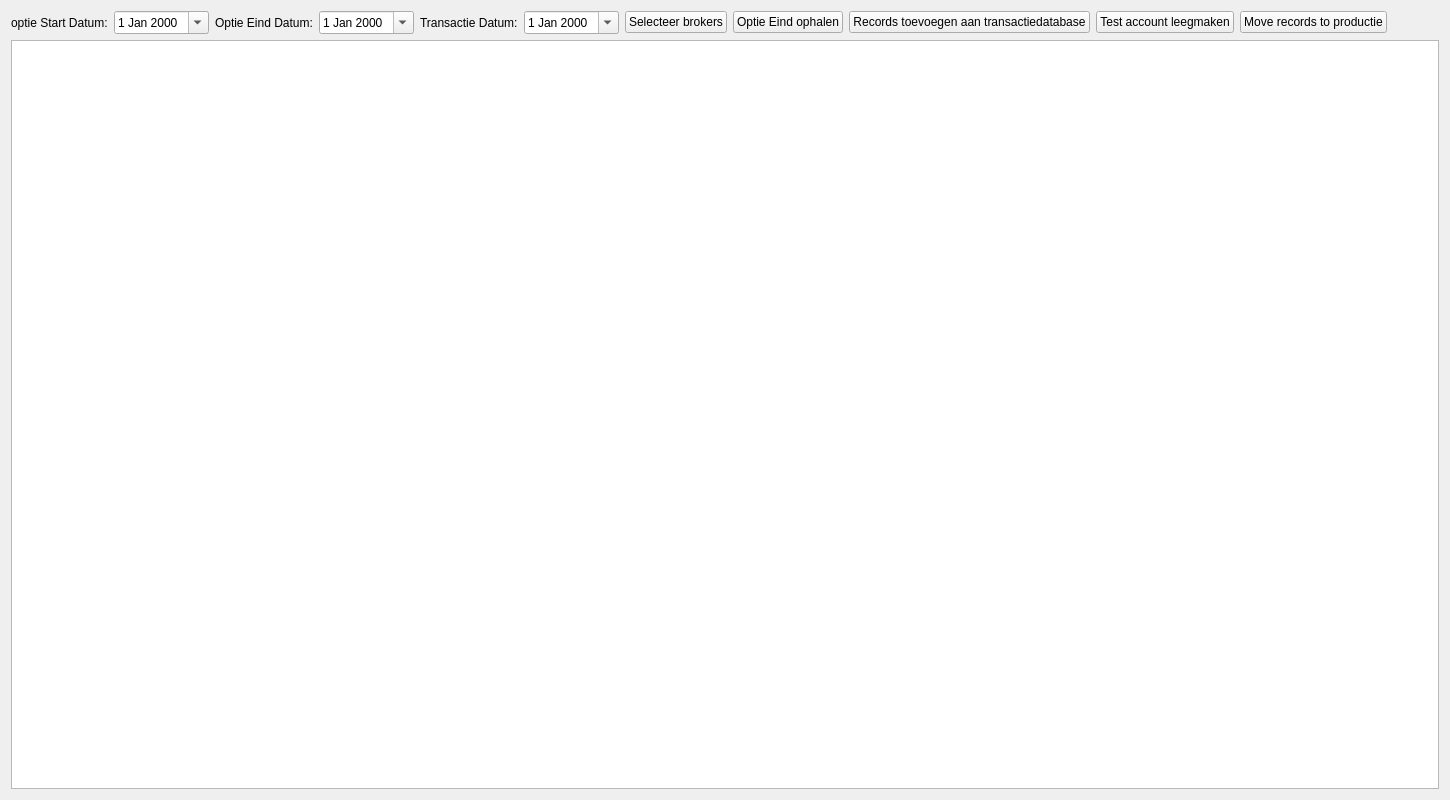
<?xml version="1.0" encoding="UTF-8"?>
<ui version="4.0">
 <class>OptieEindTab</class>
 <widget class="QWidget" name="OptieEindTab">
  <property name="geometry">
   <rect>
    <x>0</x>
    <y>0</y>
    <width>1450</width>
    <height>800</height>
   </rect>
  </property>
  <layout class="QVBoxLayout" name="verticalLayout_main">
   <item>
    <layout class="QHBoxLayout" name="layoutTop">
     <item>
      <widget class="QLabel" name="lblOptieStartDatum">
       <property name="text">
        <string>optie Start Datum:</string>
       </property>
      </widget>
     </item>
     <item>
      <widget class="QDateEdit" name="dateOptieStart">
       <property name="calendarPopup">
        <bool>true</bool>
       </property>
      </widget>
     </item>
     <item>
      <widget class="QLabel" name="lblOptieEindDatum">
       <property name="text">
        <string>Optie Eind Datum:</string>
       </property>
      </widget>
     </item>
     <item>
      <widget class="QDateEdit" name="dateOptieEind">
       <property name="calendarPopup">
        <bool>true</bool>
       </property>
      </widget>
     </item>
     <item>
      <widget class="QLabel" name="lblTransactieDatum">
       <property name="text">
        <string>Transactie Datum:</string>
       </property>
      </widget>
     </item>
     <item>
      <widget class="QDateEdit" name="dateTransactie">
       <property name="calendarPopup">
        <bool>true</bool>
       </property>
      </widget>
     </item>
     <item>
      <widget class="QPushButton" name="btnSelecteerBrokers">
       <property name="text">
        <string>Selecteer brokers</string>
       </property>
      </widget>
     </item>
     <item>
      <widget class="QPushButton" name="btnOptieEindOphalen">
       <property name="text">
        <string>Optie Eind ophalen</string>
       </property>
      </widget>
     </item>
     <item>
      <widget class="QPushButton" name="btnRecordsToevoegen">
       <property name="text">
        <string>Records toevoegen aan transactiedatabase</string>
       </property>
      </widget>
     </item>
     <item>
      <widget class="QPushButton" name="btnTestAccountLeegmaken">
       <property name="text">
        <string>Test account leegmaken</string>
       </property>
      </widget>
     </item>
     <item>
      <widget class="QPushButton" name="btnMoveToProductie">
       <property name="text">
        <string>Move records to productie</string>
       </property>
      </widget>
     </item>
     <item>
      <spacer name="spacerTop">
       <property name="orientation">
        <enum>Qt::Orientation::Horizontal</enum>
       </property>
       <property name="sizeHint" stdset="0">
        <size>
         <width>0</width>
         <height>0</height>
        </size>
       </property>
      </spacer>
     </item>
    </layout>
   </item>
   <item>
    <widget class="QTableView" name="tblOptieEind"/>
   </item>
  </layout>
 </widget>
 <resources/>
 <connections/>
</ui>
